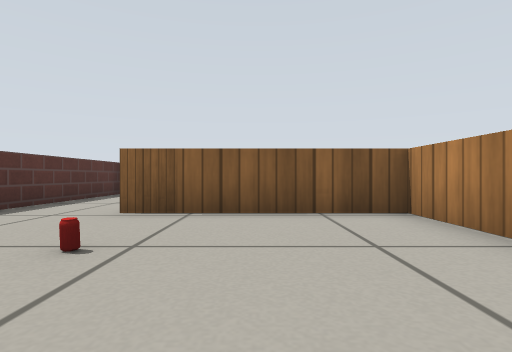
View 1 (above)

24 first-person views from a walk through a robot-simulator world made for Gazebo. The camera is 0.29 m above the floor, looks level and sees 80° across. The lines on the ground mark 1 m squares. The floor is counted in squares, 0.5 m on a side. Each view is taken from the middle of a square. On the plan, view 1 faces up. The plan holds only what a view shows up to about 9 squares ahead; the rest is blank. Simple patterns stand in for the simulator's built-in surfaces.

View 2
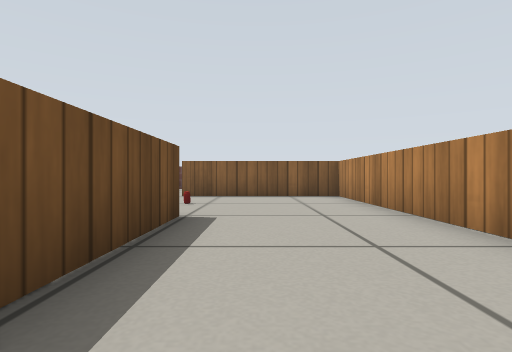

View 3
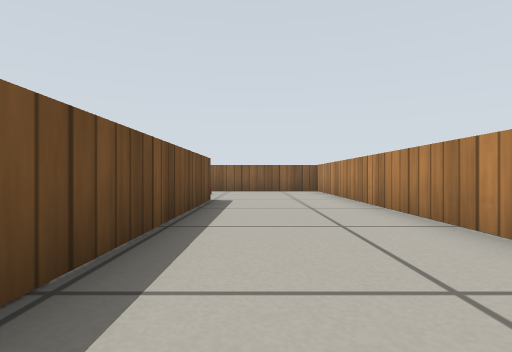

View 4
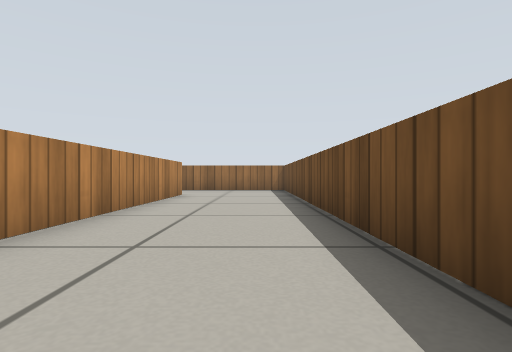

View 5
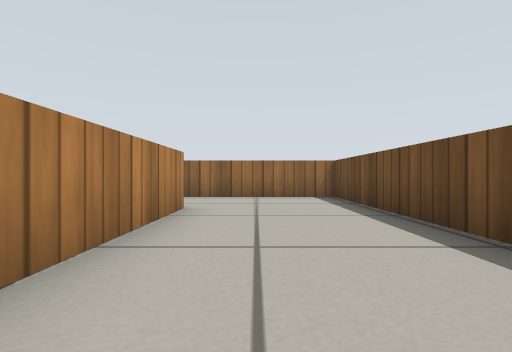

View 6
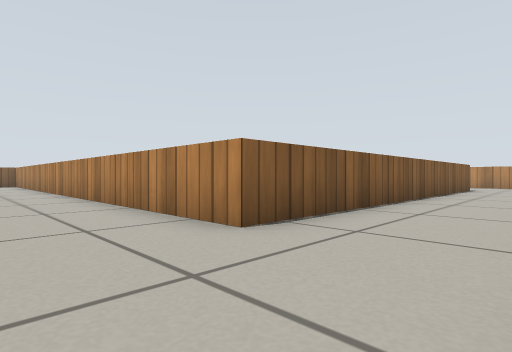

View 7
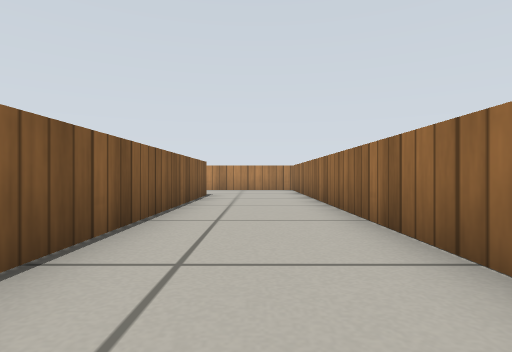

View 8
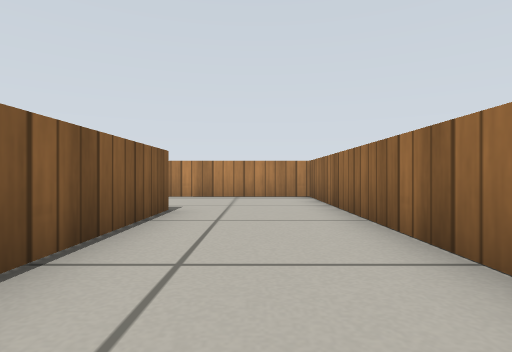

View 9
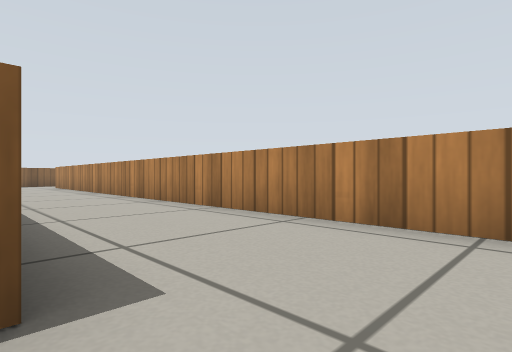

View 10
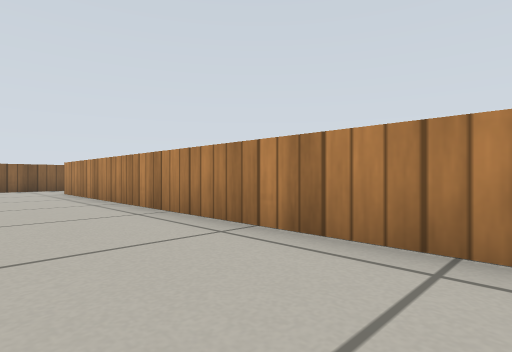

View 11
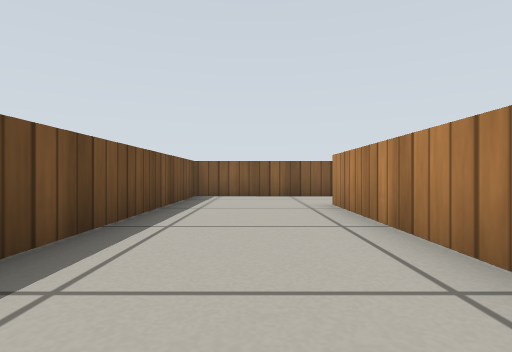

View 12
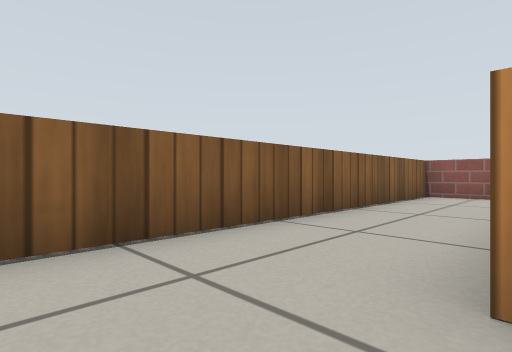

View 13
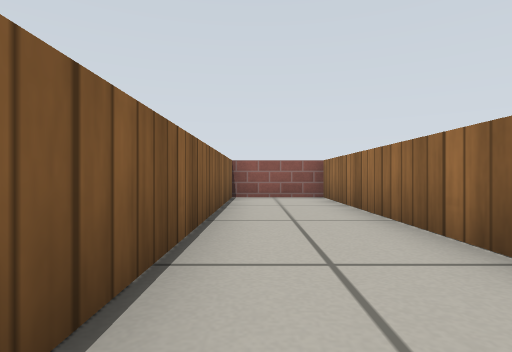

View 14
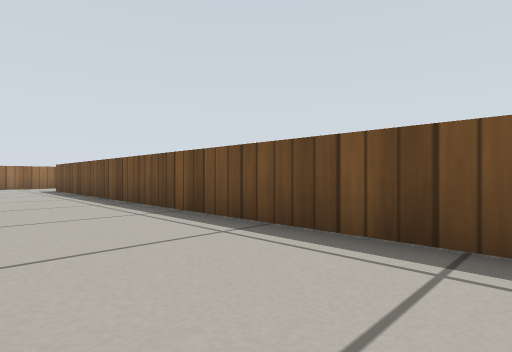

View 15
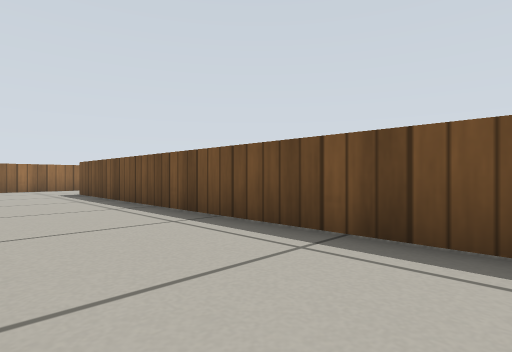

View 16
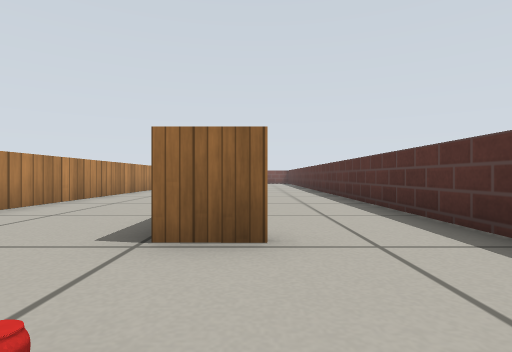

View 17
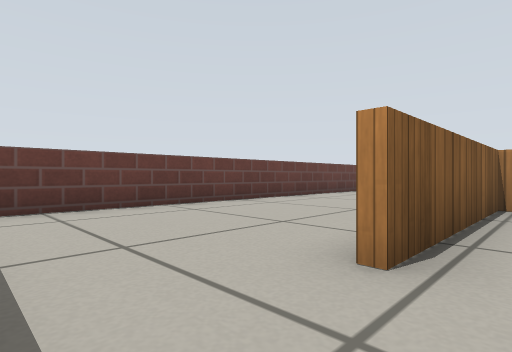

View 18
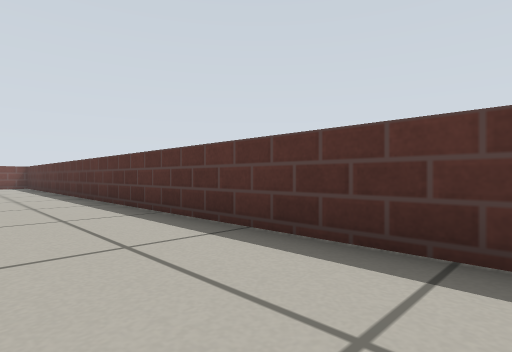

View 19
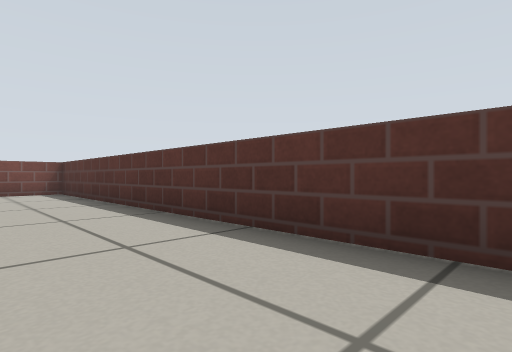

View 20
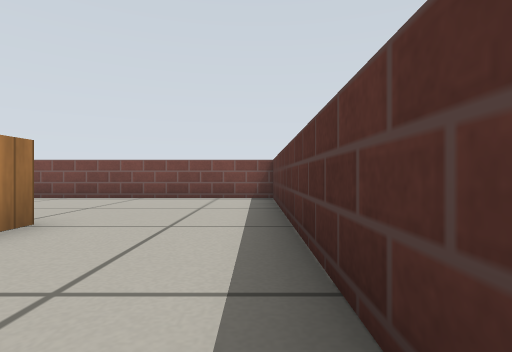

View 21
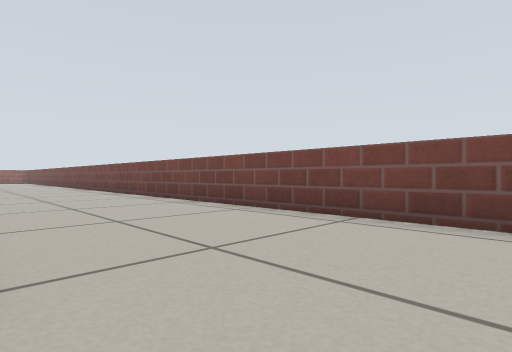

View 22
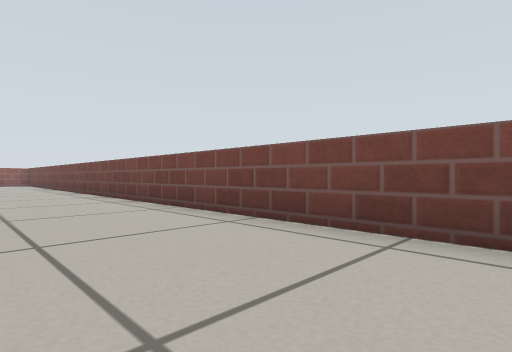

View 23
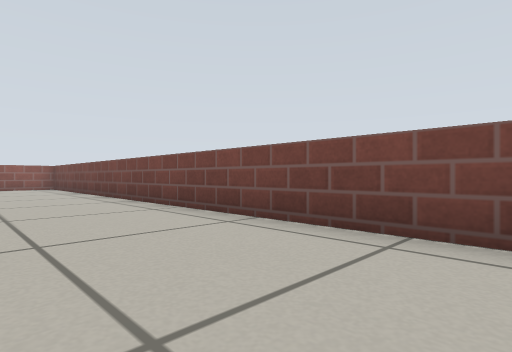

View 24
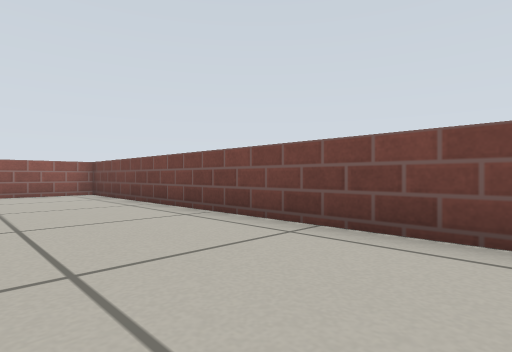

### Floor plan
Points are (right, up) in squares from view 1. A wall is a line through its corners. A room is listed if a view was taken in it or the views show most of it. See-through windows are left out.
Room 1 (views 1, 2, 3, 4, 5, 6, 7, 8, 9, 10, 11, 12, 13, 14, 15, 16, 17)
walls: (14.3, -12.5) (2.3, -12.5) (2.4, 4.7) (-2.2, 4.7); (19.1, 3.2) (25.2, 3.2) (25.3, 5.6) (14.3, 5.7) (14.2, -12); (6.6, -15.5) (17.5, -15.5) (17.6, 3.3); (-2.2, 0.4) (-1.1, 0.4) (-1.2, -15.4) (3, -15.4)
ways out: opening at (-3.5, 1) to room 2; opening at (-3.5, 5)
objects: drink can (-1, 2)
Room 2 (views 18, 19, 20, 21, 22, 23, 24)
walls: (25.2, -19.6) (25.2, -17.9); (-1.4, -15.6) (-1.4, -15.1); (-4.4, 0.2) (-4.4, -20) (24.6, -20.1)
ways out: opening at (-3.5, 1) to room 1

Positions as (right, up) in squares from view 1, and headings:
1: (0, 0), facing up
2: (0, -4), facing up
3: (0, -7), facing up
4: (0, -3), facing down
5: (1, -7), facing down
6: (0, -15), facing up-right
7: (5, -14), facing right
8: (9, -14), facing right
9: (14, -14), facing up-right
10: (15, -8), facing up-right
11: (16, -3), facing up
12: (16, 3), facing up-right
13: (17, 5), facing right
14: (17, 1), facing down-left
15: (17, -2), facing down-left
16: (-2, 3), facing down
17: (-4, 4), facing up-right
18: (-2, -3), facing down-left
19: (-2, -9), facing down-left
20: (-4, -12), facing down
21: (-3, -16), facing down-right
22: (4, -17), facing down-right
23: (10, -17), facing down-right
24: (15, -17), facing down-right
